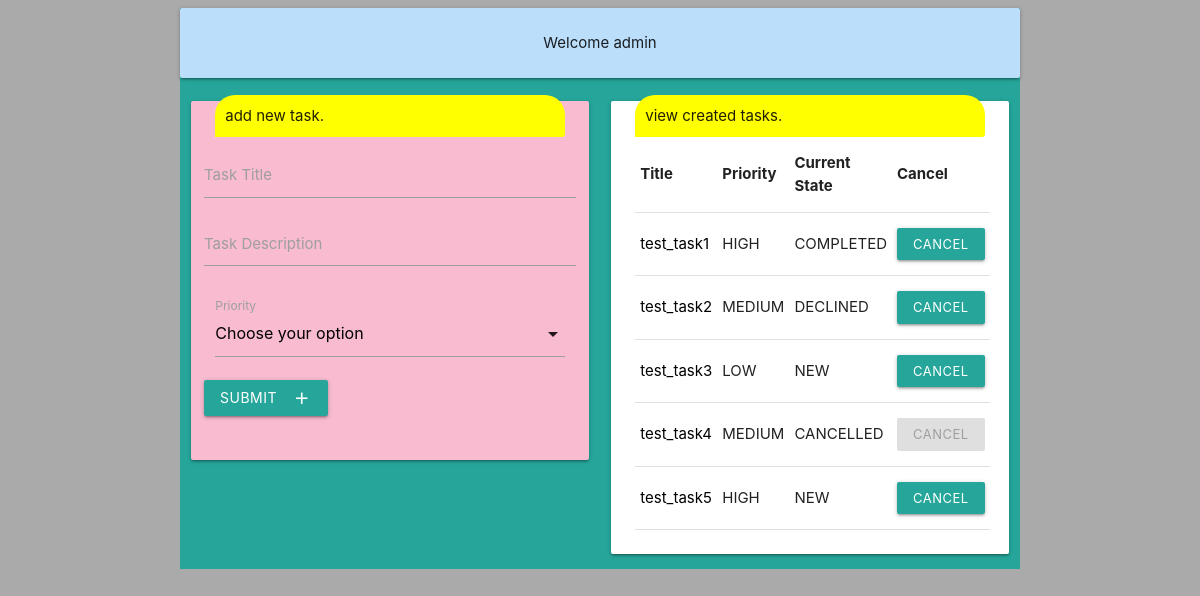
Page / (signed in) on the committed database.
### food_ordering/models.py (models this page shows)
class CustomUser(AbstractUser):
    id = models.AutoField(primary_key=True)
    full_name = models.CharField(max_length=200)
    email = models.EmailField(unique=True)
    user_type = models.IntegerField(choices=USER_TYPE, default=1)
    def get_user_type(self):
        return get_option_value(USER_TYPE, self.user_type)

class Task(models.Model):
    id = models.AutoField(primary_key=True)
    title = models.CharField(max_length=200)
    description = models.TextField(default='')
    priority = models.IntegerField(
        choices=PRIORITY, default=1)
    created_at = models.DateTimeField(auto_now=True)
    created_by = models.IntegerField()
    last_updated_at = models.DateTimeField()
    last_modified_by = models.IntegerField()
    current_task_state = models.IntegerField(
        choices=TASK_STATE, default=1)
    def get_priotity_type(self):
        return get_option_value(PRIORITY, self.priority)
    def get_current_task_state_type(self):
        return get_option_value(TASK_STATE, self.current_task_state)

### food_ordering/views.py (the view)
# urls.py: path('', views.home),
@login_required(login_url=LOGIN_URL)
def home(req):
    if req.user.get_user_type() == 'Manager':
        return manager_home_view(req)
    elif req.user.get_user_type() == 'DeliveryAgent':
        return delivery_agent_home_view(req)
    else:
        return redirect('/accounts/login')

### food_ordering/utils.py (called while the page is built)
def get_option_value(option_tuple, key):
    for type in option_tuple:
        if type[0] == key:
            return type[1]
    return None

### food_ordering/views.py (called while the page is built)
def manager_home_view(req):
    tasks = Task.objects.all()
    context = {'user': req.user, 'tasks': tasks}
    return render(req, 'manager/home.html', context)

### food_ordering/templates/manager/home.html (shortened to what this page needs)
{% extends "index.html" %}
{% block content %}
<div class="row">
    <div class="col s12 m6 l6 ">
        <div class="card-panel pink lighten-4">
            <div class="top-title"> add new task.</div>
            <form action="/task/" method="post">
                <div class="row">
                    <div class="input-field s12">
                        <input type="text" name="title" id="title"/>
                        <label for="title">Task Title</label>
                    </div>
                    <div class="input-field s12">
                        <textarea id="detail" name="detail" class="materialize-textarea"></textarea>
                        <label for="detail">Task Description</label>
                    </div>
                    <div class="input-field col s12">
                        <label>Priority</label>
                    </div>
                    <button class="btn waves-effect waves-light" type="submit" name="action">Submit
                        <i class="material-icons right">add</i>
                    </button>
                </div>
            </form>
        </div>
    </div>
    <div class="col s12 m6 l6">
        <div class="card-panel white" style="min-height:300px;">
            <div class="top-title"> view created tasks.</div>
            <div class="task-list">
                <table class="highlight">
                    <thead>
                    <tr>
                        <th>Title</th>
                        <th>Priority</th>
                        <th>Current State</th>
                        <th>Cancel</th>
                    </tr>
                    </thead>
                    <tbody>
                    {% for task in tasks %}
                    <tr>
                        <td><a href="/task/{{task.id}}" style="color:black"> {{task.title}} </a></td>
                        <td> {{task.get_priotity_type}}</td>
                        <td> {{task.get_current_task_state_type}}</td>
                        <td>
                            {% if task.get_current_task_state_type == 'CANCELLED' or task.get_current_task_state_type == 'ACCEPTED' %}
                            <button class="btn-small disabled"> Cancel</button>
                            {% else %}
                            <button class="btn-small waves-light" onclick="cancelTask({{task.id}})"> Cancel</button>
                            {% endif %}
                        </td>
                    </tr>
                    {% endfor %}
                    </tbody>
                </table>
            </div>
        </div>
    </div>
</div>
{% endblock %}

### food_ordering/templates/index.html (shortened to what this page needs)
<!DOCTYPE html>
{% load static %}
<html lang="en">
<head>
    <link rel="stylesheet" href="{% static 'css/materialize.css' %}">
    <link rel="stylesheet" href="{% static 'css/styles.css' %}">
</head>
<body>
<div class="container teal lighten-1">
    <div class="card-panel blue lighten-4">
        <center>
            {% block top_title %}
            <span>
        Welcome {{user | default:'user'}}
            </span>
            {% endblock %}
        </center>
    </div>
    <div class="template-container">
        {% block content %}
        {% endblock %}
    </div>
</div>
</body>
</html>

### food_ordering/static/css/styles.css (style rules this page uses)
body { background-color : #aaa; }
.container { min-height : 550px; }
.top-title { width: 100%; padding : 10px; margin-top: -30px; border-radius: 20px 20px 3px 0px; text-allign: center; background-color : yellow; }

### rows in the picture
CustomUser: username "admin"
Task: title "test_task1", get_priotity_type "HIGH", get_current_task_state_type "COMPLETED"
Task: title "test_task2", get_priotity_type "MEDIUM", get_current_task_state_type "DECLINED"
Task: title "test_task3", get_priotity_type "LOW", get_current_task_state_type "NEW"
Task: title "test_task4", get_priotity_type "MEDIUM", get_current_task_state_type "CANCELLED"
Task: title "test_task5", get_priotity_type "HIGH", get_current_task_state_type "NEW"
